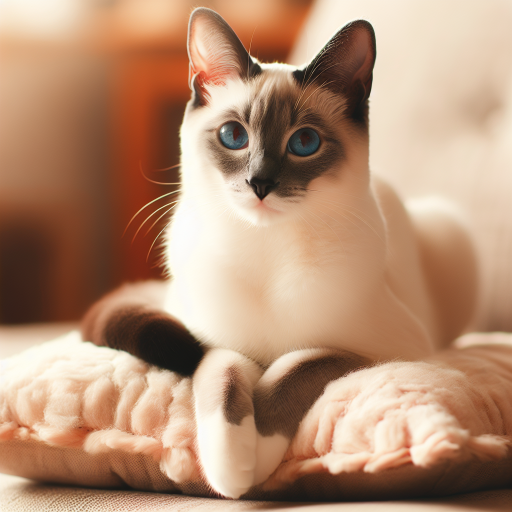
#> input picture main/photos/img.jpg, 1024 x 1024 px, found by its file name (shown at 1/2 size)
$ python 666.py
#> lines starting #> are read from the running program, lines starting #| are printed output that depends on the picture
from openpyxl import Workbook
from openpyxl.drawing.image import Image

from openpyxl import Workbook
from openpyxl.drawing.image import Image
from PIL import Image as PILImage

def resize_image(image_path, target_size):
#> called with image_path = 'main/photos/img.jpg', target_size = (100, 100)
    img = PILImage.open(image_path)
#> img is the input picture: PIL image 1024x1024 RGB; mean R, G, B 181, 143.5, 117
    img.thumbnail(target_size, PILImage.LANCZOS)
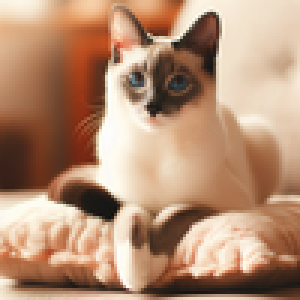
#> img: PIL image 100x100 RGB (shown 3 times larger); mean R, G, B 181, 143.4, 117
    return img

def insert_image_into_excel(image_path, excel_path, sheet_name, cell_range):
    img = Image(image_path)
    resized_img = resize_image(image_path, (100, 100))  # 調整圖片大小為 100x100，你可以更改大小
    wb = Workbook()
    ws = wb.active
    ws.append(["Image"])
    cell = ws[cell_range]
    ws.add_image(img, cell.coordinate)
#> (the run stopped early here; a loop or call above may not have finished)
